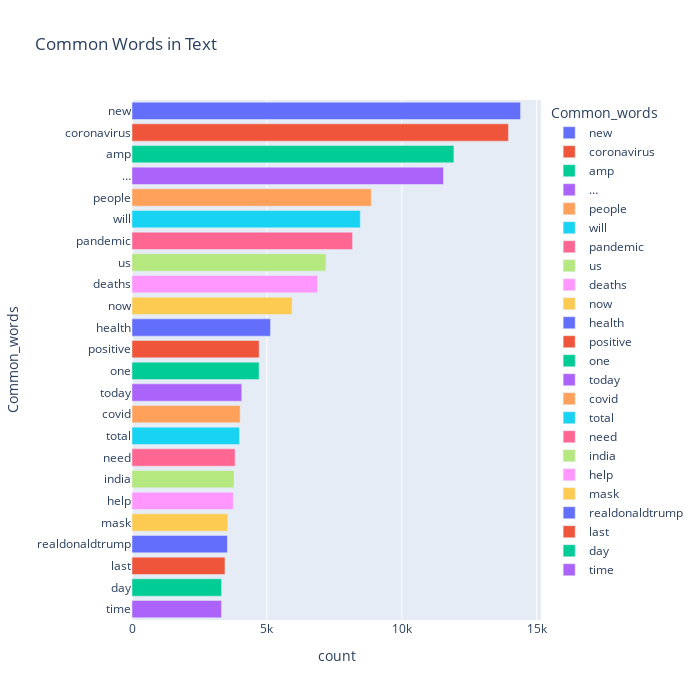

Notebook code for this chart:
### Markdown cell above
### Bar plot for representing the top most common words

### Code cell
fig = px.bar(temp, x="count", y="Common_words", title='Common Words in Text', orientation='h', 
             width=700, height=700,color='Common_words')
fig.show()

### Figure 1 — Plotly figure (JSON) as saved in the notebook; plotly's stock layout.template omitted (floating-point values rounded to 4 significant figures)
{"data": [{"alignmentgroup": "True", "hovertemplate": "Common_words=%{y}<br>count=%{x}<extra></extra>", "legendgroup": "new", "marker": {"color": "#636efa"}, "name": "new", "offsetgroup": "new", "orientation": "h", "showlegend": true, "textposition": "auto", "type": "bar", "x": [14401], "xaxis": "x", "y": ["new"], "yaxis": "y"}, {"alignmentgroup": "True", "hovertemplate": "Common_words=%{y}<br>count=%{x}<extra></extra>", "legendgroup": "coronavirus", "marker": {"color": "#EF553B"}, "name": "coronavirus", "offsetgroup": "coronavirus", "orientation": "h", "showlegend": true, "textposition": "auto", "type": "bar", "x": [13952], "xaxis": "x", "y": ["coronavirus"], "yaxis": "y"}, {"alignmentgroup": "True", "hovertemplate": "Common_words=%{y}<br>count=%{x}<extra></extra>", "legendgroup": "amp", "marker": {"color": "#00cc96"}, "name": "amp", "offsetgroup": "amp", "orientation": "h", "showlegend": true, "textposition": "auto", "type": "bar", "x": [11931], "xaxis": "x", "y": ["amp"], "yaxis": "y"}, {"alignmentgroup": "True", "hovertemplate": "Common_words=%{y}<br>count=%{x}<extra></extra>", "legendgroup": "…", "marker": {"color": "#ab63fa"}, "name": "…", "offsetgroup": "…", "orientation": "h", "showlegend": true, "textposition": "auto", "type": "bar", "x": [11544], "xaxis": "x", "y": ["…"], "yaxis": "y"}, {"alignmentgroup": "True", "hovertemplate": "Common_words=%{y}<br>count=%{x}<extra></extra>", "legendgroup": "people", "marker": {"color": "#FFA15A"}, "name": "people", "offsetgroup": "people", "orientation": "h", "showlegend": true, "textposition": "auto", "type": "bar", "x": [8868], "xaxis": "x", "y": ["people"], "yaxis": "y"}, {"alignmentgroup": "True", "hovertemplate": "Common_words=%{y}<br>count=%{x}<extra></extra>", "legendgroup": "will", "marker": {"color": "#19d3f3"}, "name": "will", "offsetgroup": "will", "orientation": "h", "showlegend": true, "textposition": "auto", "type": "bar", "x": [8463], "xaxis": "x", "y": ["will"], "yaxis": "y"}, {"alignmentgroup": "True", "hovertemplate": "Common_words=%{y}<br>count=%{x}<extra></extra>", "legendgroup": "pandemic", "marker": {"color": "#FF6692"}, "name": "pandemic", "offsetgroup": "pandemic", "orientation": "h", "showlegend": true, "textposition": "auto", "type": "bar", "x": [8175], "xaxis": "x", "y": ["pandemic"], "yaxis": "y"}, {"alignmentgroup": "True", "hovertemplate": "Common_words=%{y}<br>count=%{x}<extra></extra>", "legendgroup": "us", "marker": {"color": "#B6E880"}, "name": "us", "offsetgroup": "us", "orientation": "h", "showlegend": true, "textposition": "auto", "type": "bar", "x": [7189], "xaxis": "x", "y": ["us"], "yaxis": "y"}, {"alignmentgroup": "True", "hovertemplate": "Common_words=%{y}<br>count=%{x}<extra></extra>", "legendgroup": "deaths", "marker": {"color": "#FF97FF"}, "name": "deaths", "offsetgroup": "deaths", "orientation": "h", "showlegend": true, "textposition": "auto", "type": "bar", "x": [6874], "xaxis": "x", "y": ["deaths"], "yaxis": "y"}, {"alignmentgroup": "True", "hovertemplate": "Common_words=%{y}<br>count=%{x}<extra></extra>", "legendgroup": "now", "marker": {"color": "#FECB52"}, "name": "now", "offsetgroup": "now", "orientation": "h", "showlegend": true, "textposition": "auto", "type": "bar", "x": [5933], "xaxis": "x", "y": ["now"], "yaxis": "y"}, {"alignmentgroup": "True", "hovertemplate": "Common_words=%{y}<br>count=%{x}<extra></extra>", "legendgroup": "health", "marker": {"color": "#636efa"}, "name": "health", "offsetgroup": "health", "orientation": "h", "showlegend": true, "textposition": "auto", "type": "bar", "x": [5134], "xaxis": "x", "y": ["health"], "yaxis": "y"}, {"alignmentgroup": "True", "hovertemplate": "Common_words=%{y}<br>count=%{x}<extra></extra>", "legendgroup": "positive", "marker": {"color": "#EF553B"}, "name": "positive", "offsetgroup": "positive", "orientation": "h", "showlegend": true, "textposition": "auto", "type": "bar", "x": [4712], "xaxis": "x", "y": ["positive"], "yaxis": "y"}, {"alignmentgroup": "True", "hovertemplate": "Common_words=%{y}<br>count=%{x}<extra></extra>", "legendgroup": "one", "marker": {"color": "#00cc96"}, "name": "one", "offsetgroup": "one", "orientation": "h", "showlegend": true, "textposition": "auto", "type": "bar", "x": [4710], "xaxis": "x", "y": ["one"], "yaxis": "y"}, {"alignmentgroup": "True", "hovertemplate": "Common_words=%{y}<br>count=%{x}<extra></extra>", "legendgroup": "today", "marker": {"color": "#ab63fa"}, "name": "today", "offsetgroup": "today", "orientation": "h", "showlegend": true, "textposition": "auto", "type": "bar", "x": [4068], "xaxis": "x", "y": ["today"], "yaxis": "y"}, {"alignmentgroup": "True", "hovertemplate": "Common_words=%{y}<br>count=%{x}<extra></extra>", "legendgroup": "covid", "marker": {"color": "#FFA15A"}, "name": "covid", "offsetgroup": "covid", "orientation": "h", "showlegend": true, "textposition": "auto", "type": "bar", "x": [4010], "xaxis": "x", "y": ["covid"], "yaxis": "y"}, {"alignmentgroup": "True", "hovertemplate": "Common_words=%{y}<br>count=%{x}<extra></extra>", "legendgroup": "total", "marker": {"color": "#19d3f3"}, "name": "total", "offsetgroup": "total", "orientation": "h", "showlegend": true, "textposition": "auto", "type": "bar", "x": [3983], "xaxis": "x", "y": ["total"], "yaxis": "y"}, {"alignmentgroup": "True", "hovertemplate": "Common_words=%{y}<br>count=%{x}<extra></extra>", "legendgroup": "need", "marker": {"color": "#FF6692"}, "name": "need", "offsetgroup": "need", "orientation": "h", "showlegend": true, "textposition": "auto", "type": "bar", "x": [3822], "xaxis": "x", "y": ["need"], "yaxis": "y"}, {"alignmentgroup": "True", "hovertemplate": "Common_words=%{y}<br>count=%{x}<extra></extra>", "legendgroup": "india", "marker": {"color": "#B6E880"}, "name": "india", "offsetgroup": "india", "orientation": "h", "showlegend": true, "textposition": "auto", "type": "bar", "x": [3782], "xaxis": "x", "y": ["india"], "yaxis": "y"}, {"alignmentgroup": "True", "hovertemplate": "Common_words=%{y}<br>count=%{x}<extra></extra>", "legendgroup": "help", "marker": {"color": "#FF97FF"}, "name": "help", "offsetgroup": "help", "orientation": "h", "showlegend": true, "textposition": "auto", "type": "bar", "x": [3755], "xaxis": "x", "y": ["help"], "yaxis": "y"}, {"alignmentgroup": "True", "hovertemplate": "Common_words=%{y}<br>count=%{x}<extra></extra>", "legendgroup": "mask", "marker": {"color": "#FECB52"}, "name": "mask", "offsetgroup": "mask", "orientation": "h", "showlegend": true, "textposition": "auto", "type": "bar", "x": [3551], "xaxis": "x", "y": ["mask"], "yaxis": "y"}, {"alignmentgroup": "True", "hovertemplate": "Common_words=%{y}<br>count=%{x}<extra></extra>", "legendgroup": "realdonaldtrump", "marker": {"color": "#636efa"}, "name": "realdonaldtrump", "offsetgroup": "realdonaldtrump", "orientation": "h", "showlegend": true, "textposition": "auto", "type": "bar", "x": [3536], "xaxis": "x", "y": ["realdonaldtrump"], "yaxis": "y"}, {"alignmentgroup": "True", "hovertemplate": "Common_words=%{y}<br>count=%{x}<extra></extra>", "legendgroup": "last", "marker": {"color": "#EF553B"}, "name": "last", "offsetgroup": "last", "orientation": "h", "showlegend": true, "textposition": "auto", "type": "bar", "x": [3446], "xaxis": "x", "y": ["last"], "yaxis": "y"}, {"alignmentgroup": "True", "hovertemplate": "Common_words=%{y}<br>count=%{x}<extra></extra>", "legendgroup": "day", "marker": {"color": "#00cc96"}, "name": "day", "offsetgroup": "day", "orientation": "h", "showlegend": true, "textposition": "auto", "type": "bar", "x": [3318], "xaxis": "x", "y": ["day"], "yaxis": "y"}, {"alignmentgroup": "True", "hovertemplate": "Common_words=%{y}<br>count=%{x}<extra></extra>", "legendgroup": "time", "marker": {"color": "#ab63fa"}, "name": "time", "offsetgroup": "time", "orientation": "h", "showlegend": true, "textposition": "auto", "type": "bar", "x": [3317], "xaxis": "x", "y": ["time"], "yaxis": "y"}], "layout": {"barmode": "relative", "height": 700, "legend": {"title": {"text": "Common_words"}, "tracegroupgap": 0}, "title": {"text": "Common Words in Text"}, "width": 700, "xaxis": {"anchor": "y", "domain": [0, 1], "title": {"text": "count"}}, "yaxis": {"anchor": "x", "categoryarray": ["time", "day", "last", "realdonaldtrump", "mask", "help", "india", "need", "total", "covid", "today", "one", "positive", "health", "now", "deaths", "us", "pandemic", "will", "people", "…", "amp", "coronavirus", "new"], "categoryorder": "array", "domain": [0, 1], "title": {"text": "Common_words"}}}}
